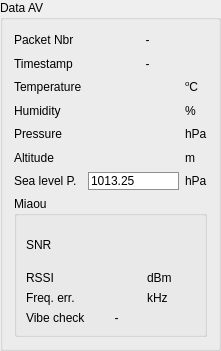
   <widget class="QGroupBox" name="avionics_box">
    <property name="geometry">
     <rect>
      <x>760</x>
      <y>140</y>
      <width>221</width>
      <height>351</height>
     </rect>
    </property>
    <property name="title">
     <string>Data AV</string>
    </property>
    <layout class="QGridLayout" name="gridLayout_8">
     <item row="2" column="0">
      <widget class="QLabel" name="temperature_label">
       <property name="styleSheet">
        <string notr="true"/>
       </property>
       <property name="text">
        <string>Temperature</string>
       </property>
      </widget>
     </item>
     <item row="3" column="1">
      <widget class="QLabel" name="AV_humidity">
       <property name="text">
        <string/>
       </property>
      </widget>
     </item>
     <item row="4" column="0">
      <widget class="QLabel" name="pressure_label">
       <property name="text">
        <string>Pressure</string>
       </property>
      </widget>
     </item>
     <item row="6" column="1">
      <widget class="QLabel" name="AV_altitude_baro">
       <property name="text">
        <string/>
       </property>
      </widget>
     </item>
     <item row="3" column="2">
      <widget class="QLabel" name="m_s_unit_label">
       <property name="text">
        <string>%</string>
       </property>
      </widget>
     </item>
     <item row="7" column="1">
      <widget class="QLineEdit" name="sea_level_pressure_edit">
       <property name="styleSheet">
        <string notr="true">border: 1px solid rgb(144, 144, 144);</string>
       </property>
       <property name="text">
        <string>1013.25</string>
       </property>
      </widget>
     </item>
     <item row="6" column="2">
      <widget class="QLabel" name="m_unit_label_3">
       <property name="text">
        <string>m</string>
       </property>
      </widget>
     </item>
     <item row="2" column="1">
      <widget class="QLabel" name="AV_temp">
       <property name="text">
        <string/>
       </property>
      </widget>
     </item>
     <item row="1" column="0">
      <widget class="QLabel" name="AV_timestamp_label">
       <property name="toolTip">
        <string>&lt;html&gt;&lt;head/&gt;&lt;body&gt;&lt;p&gt;Last packet's timestamp&lt;/p&gt;&lt;/body&gt;&lt;/html&gt;</string>
       </property>
       <property name="text">
        <string>Timestamp </string>
       </property>
       <property name="alignment">
        <set>Qt::AlignLeading|Qt::AlignLeft|Qt::AlignVCenter</set>
       </property>
      </widget>
     </item>
     <item row="3" column="0">
      <widget class="QLabel" name="humidity_label">
       <property name="text">
        <string>Humidity</string>
       </property>
      </widget>
     </item>
     <item row="2" column="2">
      <widget class="QLabel" name="celcius_label">
       <property name="text">
        <string>&lt;html&gt;&lt;head/&gt;&lt;body&gt;&lt;p&gt;&lt;span style=&quot; vertical-align:super;&quot;&gt;o&lt;/span&gt;C&lt;/p&gt;&lt;/body&gt;&lt;/html&gt;</string>
       </property>
      </widget>
     </item>
     <item row="6" column="0">
      <widget class="QLabel" name="altitude_label_telemetry">
       <property name="text">
        <string>Altitude</string>
       </property>
      </widget>
     </item>
     <item row="7" column="2">
      <widget class="QLabel" name="label_30">
       <property name="text">
        <string>hPa</string>
       </property>
      </widget>
     </item>
     <item row="4" column="2">
      <widget class="QLabel" name="hpa_unit_label">
       <property name="text">
        <string>hPa</string>
       </property>
      </widget>
     </item>
     <item row="1" column="1" colspan="2">
      <widget class="QLabel" name="AV_timestamp">
       <property name="toolTip">
        <string>&lt;html&gt;&lt;head/&gt;&lt;body&gt;&lt;p&gt;Last packet's timestamp&lt;/p&gt;&lt;/body&gt;&lt;/html&gt;</string>
       </property>
       <property name="text">
        <string>-</string>
       </property>
       <property name="alignment">
        <set>Qt::AlignCenter</set>
       </property>
      </widget>
     </item>
     <item row="7" column="0">
      <widget class="QLabel" name="label_29">
       <property name="text">
        <string>Sea level P.</string>
       </property>
      </widget>
     </item>
     <item row="4" column="1">
      <widget class="QLabel" name="AV_pressure">
       <property name="text">
        <string/>
       </property>
      </widget>
     </item>
     <item row="8" column="0" colspan="3">
      <widget class="QGroupBox" name="avionics_box_3">
       <property name="title">
        <string>Miaou</string>
       </property>
       <layout class="QGridLayout" name="gridLayout_10">
        <item row="4" column="2">
         <widget class="QLabel" name="m_unit_label_5">
          <property name="text">
           <string/>
          </property>
         </widget>
        </item>
        <item row="1" column="0">
         <widget class="QLabel" name="humidity_label_3">
          <property name="text">
           <string>RSSI</string>
          </property>
         </widget>
        </item>
        <item row="0" column="2">
         <widget class="QLabel" name="celcius_label_3">
          <property name="minimumSize">
           <size>
            <width>32</width>
            <height>40</height>
           </size>
          </property>
          <property name="text">
           <string>&lt;html&gt;&lt;head/&gt;&lt;body&gt;&lt;p&gt;&lt;br/&gt;&lt;/p&gt;&lt;/body&gt;&lt;/html&gt;</string>
          </property>
         </widget>
        </item>
        <item row="2" column="2">
         <widget class="QLabel" name="hpa_unit_label_3">
          <property name="text">
           <string>kHz</string>
          </property>
         </widget>
        </item>
        <item row="1" column="1">
         <widget class="QLabel" name="humidity_3">
          <property name="text">
           <string/>
          </property>
         </widget>
        </item>
        <item row="4" column="0">
         <widget class="QLabel" name="altitude_label_telemetry_3">
          <property name="text">
           <string>Vibe check</string>
          </property>
         </widget>
        </item>
        <item row="2" column="0">
         <widget class="QLabel" name="pressure_label_3">
          <property name="text">
           <string>Freq. err.</string>
          </property>
         </widget>
        </item>
        <item row="2" column="1">
         <widget class="QLabel" name="pressure_3">
          <property name="text">
           <string/>
          </property>
         </widget>
        </item>
        <item row="0" column="1">
         <widget class="QLabel" name="temperature_3">
          <property name="text">
           <string/>
          </property>
         </widget>
        </item>
        <item row="1" column="2">
         <widget class="QLabel" name="m_s_unit_label_3">
          <property name="text">
           <string>dBm</string>
          </property>
         </widget>
        </item>
        <item row="0" column="0">
         <widget class="QLabel" name="temperature_label_3">
          <property name="styleSheet">
           <string notr="true"/>
          </property>
          <property name="text">
           <string>SNR</string>
          </property>
         </widget>
        </item>
        <item row="4" column="1">
         <widget class="QLabel" name="vibe_check">
          <property name="toolTip">
           <string>&lt;html&gt;&lt;head/&gt;&lt;body&gt;&lt;p&gt;Last packet's timestamp&lt;/p&gt;&lt;/body&gt;&lt;/html&gt;</string>
          </property>
          <property name="text">
           <string>-</string>
          </property>
          <property name="alignment">
           <set>Qt::AlignCenter</set>
          </property>
         </widget>
        </item>
       </layout>
      </widget>
     </item>
     <item row="0" column="0">
      <widget class="QLabel" name="label_1123">
       <property name="toolTip">
        <string>&lt;html&gt;&lt;head/&gt;&lt;body&gt;&lt;p&gt;Last packet's timestamp&lt;/p&gt;&lt;/body&gt;&lt;/html&gt;</string>
       </property>
       <property name="text">
        <string>Packet Nbr</string>
       </property>
       <property name="alignment">
        <set>Qt::AlignLeading|Qt::AlignLeft|Qt::AlignVCenter</set>
       </property>
      </widget>
     </item>
     <item row="0" column="1" colspan="2">
      <widget class="QLabel" name="AV_packet_nbr">
       <property name="toolTip">
        <string>&lt;html&gt;&lt;head/&gt;&lt;body&gt;&lt;p&gt;Last packet's timestamp&lt;/p&gt;&lt;/body&gt;&lt;/html&gt;</string>
       </property>
       <property name="text">
        <string>-</string>
       </property>
       <property name="alignment">
        <set>Qt::AlignCenter</set>
       </property>
      </widget>
     </item>
    </layout>
   </widget>
